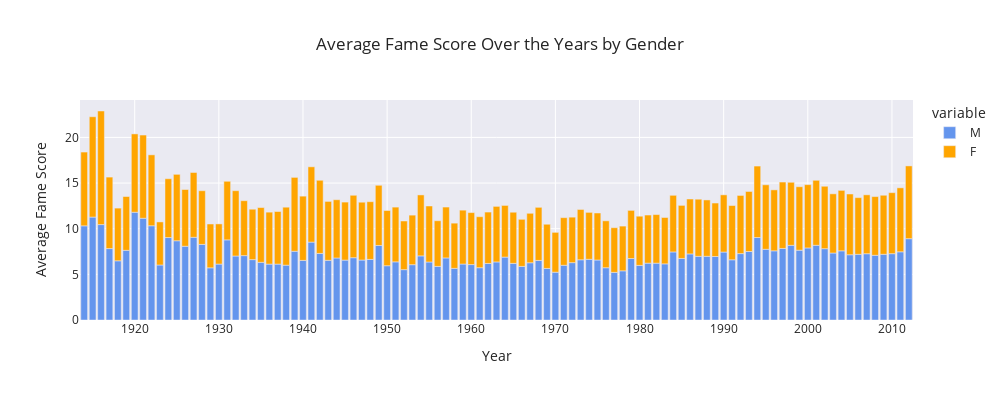

Source (notebook cell):
### Markdown cell above
#### 2.2.1 Fame score for gender and ethnicity

### Code cell
columns_of_interest = ['release_date', 'actor_gender', 'fameScore']
cmu_character_subset = cmu_character[columns_of_interest].copy()  # Ensure you make a copy

# Convert 'release_date' to datetime
cmu_character_subset['release_date'] = pd.to_datetime(cmu_character_subset['release_date'], errors='coerce', format='mixed')

# Transform 'release_date' into 'release_year'
cmu_character_subset['release_year'] = cmu_character_subset['release_date'].dt.year

# Group by year and calculate the average fame score for each year for both male and female actors
yearly_avg_fame_score = cmu_character_subset.groupby(['release_year', 'actor_gender'])['fameScore'].mean().reset_index()

# Pivot the table to have gender as columns
pivot_table = yearly_avg_fame_score.pivot(index='release_year', columns='actor_gender', values='fameScore').reset_index()

# Create a bar plot using Plotly Express
fig = px.bar(pivot_table, x='release_year', y=['M', 'F'],
             labels={'value': 'Average Fame Score', 'release_year': 'Year'},
             title='Average Fame Score Over the Years by Gender',
             color_discrete_map={'M': COMP_COLOR1[0], 'F': COMP_COLOR1[1]},
             height=400, width=1000, template=TEMPLATE)

# Show the plot
fig.show()

### Figure 1 — Plotly figure (JSON) as saved in the notebook; plotly's stock layout.template omitted (floating-point values rounded to 4 significant figures)
{"data": [{"alignmentgroup": "True", "hovertemplate": "variable=M<br>Year=%{x}<br>Average Fame Score=%{y}<extra></extra>", "legendgroup": "M", "marker": {"color": "cornflowerblue", "pattern": {"shape": ""}}, "name": "M", "offsetgroup": "M", "orientation": "v", "showlegend": true, "textposition": "auto", "type": "bar", "x": [1914, 1915, 1916, 1917, 1918, 1919, 1920, 1921, 1922, 1923, 1924, 1925, 1926, 1927, 1928, 1929, 1930, 1931, 1932, 1933, 1934, 1935, 1936, 1937, 1938, 1939, 1940, 1941, 1942, 1943, 1944, 1945, 1946, 1947, 1948, 1949, 1950, 1951, 1952, 1953, 1954, 1955, 1956, 1957, 1958, 1959, 1960, 1961, 1962, 1963, 1964, 1965, 1966, 1967, 1968, 1969, 1970, 1971, 1972, 1973, 1974, 1975, 1976, 1977, 1978, 1979, 1980, 1981, 1982, 1983, 1984, 1985, 1986, 1987, 1988, 1989, 1990, 1991, 1992, 1993, 1994, 1995, 1996, 1997, 1998, 1999, 2000, 2001, 2002, 2003, 2004, 2005, 2006, 2007, 2008, 2009, 2010, 2011, 2012], "xaxis": "x", "y": [10.32, 11.27, 10.45, 7.824, 6.486, 7.632, 11.81, 11.15, 10.32, 6.027, 9.03, 8.68, 8.079, 9.06, 8.283, 5.718, 6.126, 8.778, 7.011, 7.052, 6.614, 6.317, 6.123, 6.123, 6.006, 7.533, 6.529, 8.533, 7.293, 6.538, 6.794, 6.562, 6.824, 6.569, 6.64, 8.165, 5.946, 6.37, 5.515, 6.06, 7.024, 6.355, 5.876, 6.799, 5.66, 6.132, 6.07, 5.73, 6.195, 6.361, 6.89, 6.205, 5.872, 6.271, 6.525, 5.649, 5.238, 5.997, 6.283, 6.597, 6.651, 6.573, 5.727, 5.219, 5.387, 6.733, 5.985, 6.229, 6.227, 6.151, 7.455, 6.745, 7.239, 6.978, 6.98, 6.954, 7.444, 6.595, 7.273, 7.502, 9.034, 7.745, 7.577, 7.84, 8.182, 7.648, 7.893, 8.186, 7.812, 7.341, 7.577, 7.147, 7.196, 7.262, 7.091, 7.198, 7.265, 7.469, 8.908], "yaxis": "y"}, {"alignmentgroup": "True", "hovertemplate": "variable=F<br>Year=%{x}<br>Average Fame Score=%{y}<extra></extra>", "legendgroup": "F", "marker": {"color": "orange", "pattern": {"shape": ""}}, "name": "F", "offsetgroup": "F", "orientation": "v", "showlegend": true, "textposition": "auto", "type": "bar", "x": [1914, 1915, 1916, 1917, 1918, 1919, 1920, 1921, 1922, 1923, 1924, 1925, 1926, 1927, 1928, 1929, 1930, 1931, 1932, 1933, 1934, 1935, 1936, 1937, 1938, 1939, 1940, 1941, 1942, 1943, 1944, 1945, 1946, 1947, 1948, 1949, 1950, 1951, 1952, 1953, 1954, 1955, 1956, 1957, 1958, 1959, 1960, 1961, 1962, 1963, 1964, 1965, 1966, 1967, 1968, 1969, 1970, 1971, 1972, 1973, 1974, 1975, 1976, 1977, 1978, 1979, 1980, 1981, 1982, 1983, 1984, 1985, 1986, 1987, 1988, 1989, 1990, 1991, 1992, 1993, 1994, 1995, 1996, 1997, 1998, 1999, 2000, 2001, 2002, 2003, 2004, 2005, 2006, 2007, 2008, 2009, 2010, 2011, 2012], "xaxis": "x", "y": [8.082, 10.99, 12.44, 7.831, 5.771, 5.894, 8.578, 9.111, 7.768, 4.715, 6.445, 7.276, 6.214, 7.099, 5.877, 4.798, 4.399, 6.418, 7.152, 6.016, 5.52, 6.001, 5.69, 5.761, 6.351, 8.089, 7.038, 8.248, 8.013, 6.451, 6.38, 6.353, 6.839, 6.334, 6.319, 6.591, 6.045, 5.994, 5.33, 5.427, 6.676, 6.134, 4.998, 5.573, 4.948, 5.9, 5.695, 5.583, 5.628, 6.085, 5.659, 5.599, 5.157, 5.419, 5.816, 4.84, 4.362, 5.213, 4.981, 5.51, 5.139, 5.147, 5.136, 4.891, 4.899, 5.274, 5.385, 5.269, 5.32, 5.078, 6.203, 5.809, 6.014, 6.254, 6.171, 5.858, 6.263, 5.944, 6.37, 6.577, 7.828, 7.064, 6.678, 7.271, 6.905, 6.949, 6.934, 7.116, 6.838, 6.481, 6.622, 6.654, 6.208, 6.449, 6.427, 6.466, 6.683, 7.007, 7.97], "yaxis": "y"}], "layout": {"barmode": "relative", "height": 400, "legend": {"title": {"text": "variable"}, "tracegroupgap": 0}, "title": {"text": "Average Fame Score Over the Years by Gender"}, "width": 1000, "xaxis": {"anchor": "y", "domain": [0, 1], "title": {"text": "Year"}}, "yaxis": {"anchor": "x", "domain": [0, 1], "title": {"text": "Average Fame Score"}}}}
